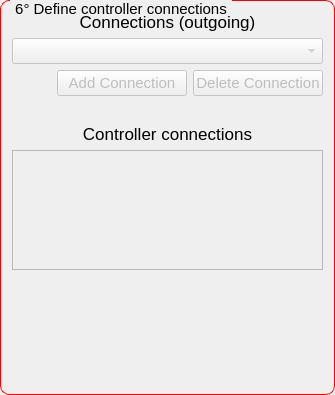
               <widget class="QGroupBox" name="groupBox">
                <property name="minimumSize">
                 <size>
                  <width>0</width>
                  <height>395</height>
                 </size>
                </property>
                <property name="maximumSize">
                 <size>
                  <width>16777215</width>
                  <height>395</height>
                 </size>
                </property>
                <property name="styleSheet">
                 <string notr="true">QGroupBox {
    border: 1px solid red;
    border-radius: 9px;
    margin-top: 0.5em;
    font-size: 15px;
}

QGroupBox::title {
    subcontrol-origin: margin;
    left: 10px;
    padding: 0 3px 0 3px;
}</string>
                </property>
                <property name="title">
                 <string>6° Define controller connections</string>
                </property>
                <layout class="QGridLayout" name="gridLayout_6">
                 <item row="0" column="0">
                  <layout class="QVBoxLayout" name="verticalLayout_23">
                   <item>
                    <widget class="QLabel" name="label_18">
                     <property name="font">
                      <font>
                       <pointsize>13</pointsize>
                      </font>
                     </property>
                     <property name="text">
                      <string>Connections (outgoing)</string>
                     </property>
                     <property name="alignment">
                      <set>Qt::AlignCenter</set>
                     </property>
                    </widget>
                   </item>
                   <item>
                    <widget class="QComboBox" name="combobox_controller_connection">
                     <property name="enabled">
                      <bool>false</bool>
                     </property>
                     <property name="font">
                      <font>
                       <pointsize>11</pointsize>
                      </font>
                     </property>
                     <property name="focusPolicy">
                      <enum>Qt::StrongFocus</enum>
                     </property>
                    </widget>
                   </item>
                   <item>
                    <layout class="QHBoxLayout" name="horizontalLayout_25">
                     <item>
                      <spacer name="horizontalSpacer_18">
                       <property name="orientation">
                        <enum>Qt::Horizontal</enum>
                       </property>
                       <property name="sizeHint" stdset="0">
                        <size>
                         <width>40</width>
                         <height>20</height>
                        </size>
                       </property>
                      </spacer>
                     </item>
                     <item>
                      <widget class="QPushButton" name="button_add_controller_connection">
                       <property name="enabled">
                        <bool>false</bool>
                       </property>
                       <property name="minimumSize">
                        <size>
                         <width>130</width>
                         <height>0</height>
                        </size>
                       </property>
                       <property name="maximumSize">
                        <size>
                         <width>130</width>
                         <height>16777215</height>
                        </size>
                       </property>
                       <property name="font">
                        <font>
                         <pointsize>11</pointsize>
                        </font>
                       </property>
                       <property name="text">
                        <string>Add Connection</string>
                       </property>
                      </widget>
                     </item>
                     <item>
                      <widget class="QPushButton" name="button_delete_controller_connection">
                       <property name="enabled">
                        <bool>false</bool>
                       </property>
                       <property name="minimumSize">
                        <size>
                         <width>130</width>
                         <height>0</height>
                        </size>
                       </property>
                       <property name="maximumSize">
                        <size>
                         <width>130</width>
                         <height>16777215</height>
                        </size>
                       </property>
                       <property name="font">
                        <font>
                         <pointsize>11</pointsize>
                        </font>
                       </property>
                       <property name="text">
                        <string>Delete Connection</string>
                       </property>
                      </widget>
                     </item>
                    </layout>
                   </item>
                   <item>
                    <spacer name="verticalSpacer_2">
                     <property name="orientation">
                      <enum>Qt::Vertical</enum>
                     </property>
                     <property name="sizeType">
                      <enum>QSizePolicy::Maximum</enum>
                     </property>
                     <property name="sizeHint" stdset="0">
                      <size>
                       <width>311</width>
                       <height>22</height>
                      </size>
                     </property>
                    </spacer>
                   </item>
                   <item>
                    <widget class="QLabel" name="label_32">
                     <property name="font">
                      <font>
                       <pointsize>13</pointsize>
                      </font>
                     </property>
                     <property name="text">
                      <string>Controller connections</string>
                     </property>
                     <property name="alignment">
                      <set>Qt::AlignCenter</set>
                     </property>
                    </widget>
                   </item>
                   <item>
                    <widget class="QListWidget" name="listwidget_controller_connection">
                     <property name="enabled">
                      <bool>false</bool>
                     </property>
                     <property name="minimumSize">
                      <size>
                       <width>0</width>
                       <height>120</height>
                      </size>
                     </property>
                     <property name="maximumSize">
                      <size>
                       <width>16777215</width>
                       <height>120</height>
                      </size>
                     </property>
                     <property name="font">
                      <font>
                       <pointsize>11</pointsize>
                      </font>
                     </property>
                     <property name="alternatingRowColors">
                      <bool>true</bool>
                     </property>
                    </widget>
                   </item>
                   <item>
                    <spacer name="verticalSpacer_10">
                     <property name="orientation">
                      <enum>Qt::Vertical</enum>
                     </property>
                     <property name="sizeHint" stdset="0">
                      <size>
                       <width>20</width>
                       <height>73</height>
                      </size>
                     </property>
                    </spacer>
                   </item>
                  </layout>
                 </item>
                </layout>
               </widget>
